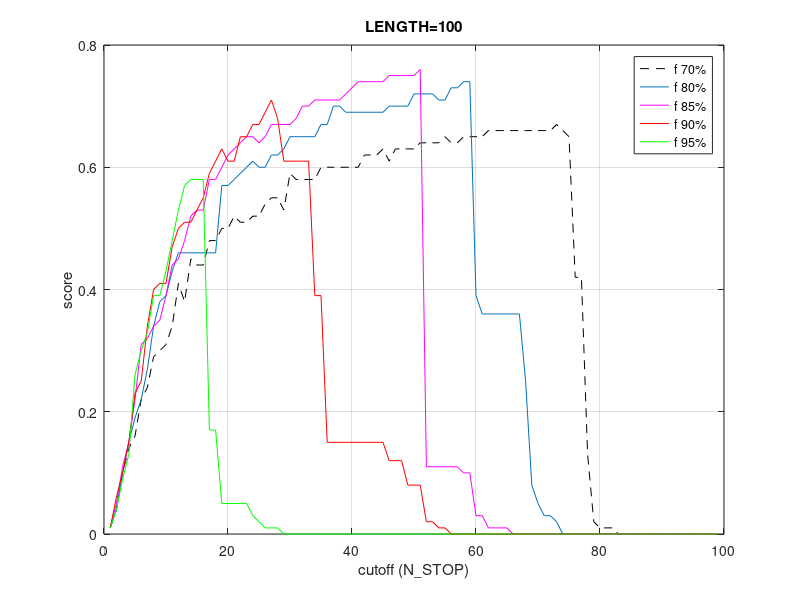

This figure's MATLAB source:
# The Boost License applies to the present file, as described in file ./LICENSE

# LENGTH 100, N_ITER 100000

figure; plot([ 0.0100 0.0400 0.1000 0.1400 0.1600 0.2200 0.2400 0.2900 0.3000 0.3100 0.3400 0.4100 0.3800 0.4500 0.4400 0.4400 0.4800 0.4800 0.5000 0.5000 0.5200 0.5100 0.5100 0.5200 0.5200 0.5400 0.5500 0.5500 0.5300 0.5900 0.5800 0.5800 0.5800 0.5800 0.6000 0.6000 0.6000 0.6000 0.6000 0.6000 0.6000 0.6200 0.6200 0.6200 0.6300 0.6100 0.6300 0.6300 0.6300 0.6300 0.6400 0.6400 0.6400 0.6400 0.6500 0.6400 0.6400 0.6500 0.6500 0.6500 0.6500 0.6600 0.6600 0.6600 0.6600 0.6600 0.6600 0.6600 0.6600 0.6600 0.6600 0.6600 0.6700 0.6600 0.6500 0.4200 0.4200 0.1300 0.0200 0.0100 0.0100 0.0100 0.0000 0.0000 0.0000 0.0000 0.0000 0.0000 0.0000 0.0000 0.0000 0.0000 0.0000 0.0000 0.0000 0.0000 0.0000 0.0000 0.0000 nan ], 'k--');
hold on; plot([ 0.0100 0.0400 0.1000 0.1500 0.1900 0.2200 0.2700 0.3400 0.3800 0.3900 0.4300 0.4600 0.4600 0.4600 0.4600 0.4600 0.4600 0.4600 0.5700 0.5700 0.5800 0.5900 0.6000 0.6100 0.6000 0.6000 0.6200 0.6200 0.6300 0.6500 0.6500 0.6500 0.6500 0.6500 0.6700 0.6700 0.7000 0.7000 0.6900 0.6900 0.6900 0.6900 0.6900 0.6900 0.6900 0.7000 0.7000 0.7000 0.7000 0.7200 0.7200 0.7200 0.7200 0.7100 0.7100 0.7300 0.7300 0.7400 0.7400 0.3900 0.3600 0.3600 0.3600 0.3600 0.3600 0.3600 0.3600 0.2500 0.0800 0.0500 0.0300 0.0300 0.0200 0.0000 0.0000 0.0000 0.0000 0.0000 0.0000 0.0000 0.0000 0.0000 0.0000 0.0000 0.0000 0.0000 0.0000 0.0000 0.0000 0.0000 0.0000 0.0000 0.0000 0.0000 0.0000 0.0000 0.0000 0.0000 0.0000 nan ]);
hold on; plot([ 0.0100 0.0500 0.1100 0.1500 0.2200 0.3100 0.3200 0.3400 0.3500 0.3900 0.4400 0.4500 0.4800 0.5200 0.5300 0.5300 0.5800 0.5800 0.6000 0.6200 0.6300 0.6400 0.6500 0.6500 0.6400 0.6500 0.6700 0.6700 0.6700 0.6700 0.6800 0.7000 0.7000 0.7100 0.7100 0.7100 0.7100 0.7100 0.7200 0.7300 0.7400 0.7400 0.7400 0.7400 0.7400 0.7500 0.7500 0.7500 0.7500 0.7500 0.7600 0.1100 0.1100 0.1100 0.1100 0.1100 0.1100 0.1000 0.1000 0.0300 0.0300 0.0100 0.0100 0.0100 0.0100 0.0000 0.0000 0.0000 0.0000 0.0000 0.0000 0.0000 0.0000 0.0000 0.0000 0.0000 0.0000 0.0000 0.0000 0.0000 0.0000 0.0000 0.0000 0.0000 0.0000 0.0000 0.0000 0.0000 0.0000 0.0000 0.0000 0.0000 0.0000 0.0000 0.0000 0.0000 0.0000 0.0000 0.0000 nan ],'m');
hold on; plot([ 0.0100 0.0600 0.1000 0.1500 0.2300 0.2500 0.3400 0.4000 0.4100 0.4100 0.4700 0.5000 0.5100 0.5100 0.5300 0.5500 0.5900 0.6100 0.6300 0.6100 0.6100 0.6500 0.6500 0.6700 0.6700 0.6900 0.7100 0.6800 0.6100 0.6100 0.6100 0.6100 0.6100 0.3900 0.3900 0.1500 0.1500 0.1500 0.1500 0.1500 0.1500 0.1500 0.1500 0.1500 0.1500 0.1200 0.1200 0.1200 0.0800 0.0800 0.0800 0.0200 0.0200 0.0100 0.0100 0.0000 0.0000 0.0000 0.0000 0.0000 0.0000 0.0000 0.0000 0.0000 0.0000 0.0000 0.0000 0.0000 0.0000 0.0000 0.0000 0.0000 0.0000 0.0000 0.0000 0.0000 0.0000 0.0000 0.0000 0.0000 0.0000 0.0000 0.0000 0.0000 0.0000 0.0000 0.0000 0.0000 0.0000 0.0000 0.0000 0.0000 0.0000 0.0000 0.0000 0.0000 0.0000 0.0000 0.0000 nan ],'r');
hold on; plot([ 0.0100 0.0400 0.0900 0.1300 0.2600 0.3000 0.3300 0.3900 0.3900 0.4300 0.4800 0.5300 0.5700 0.5800 0.5800 0.5800 0.1700 0.1700 0.0500 0.0500 0.0500 0.0500 0.0500 0.0300 0.0200 0.0100 0.0100 0.0100 0.0000 0.0000 0.0000 0.0000 0.0000 0.0000 0.0000 0.0000 0.0000 0.0000 0.0000 0.0000 0.0000 0.0000 0.0000 0.0000 0.0000 0.0000 0.0000 0.0000 0.0000 0.0000 0.0000 0.0000 0.0000 0.0000 0.0000 0.0000 0.0000 0.0000 0.0000 0.0000 0.0000 0.0000 0.0000 0.0000 0.0000 0.0000 0.0000 0.0000 0.0000 0.0000 0.0000 0.0000 0.0000 0.0000 0.0000 0.0000 0.0000 0.0000 0.0000 0.0000 0.0000 0.0000 0.0000 0.0000 0.0000 0.0000 0.0000 0.0000 0.0000 0.0000 0.0000 0.0000 0.0000 0.0000 0.0000 0.0000 0.0000 0.0000 0.0000 nan ],'g');
grid;

legend('f 70%', 'f 80%', 'f 85%','f 90%', 'f 95%');
xlabel('cutoff (N\_STOP)');
ylabel('score');
title('LENGTH=100');
